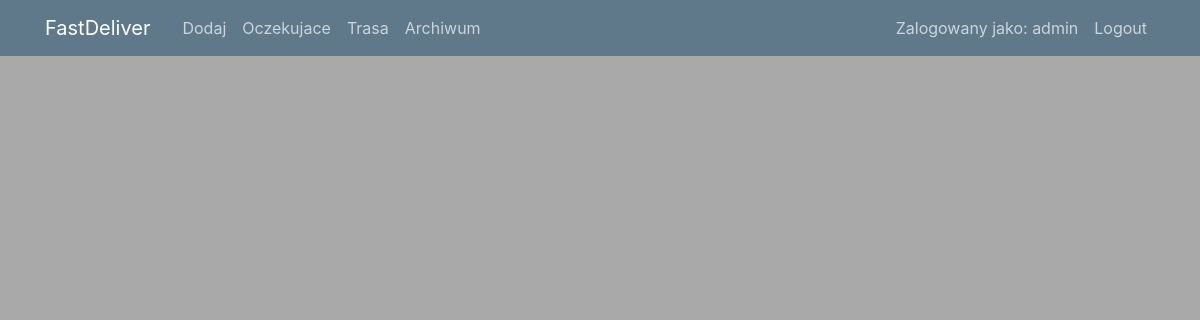
The app's page /post/trasa/ (signed in), older data.
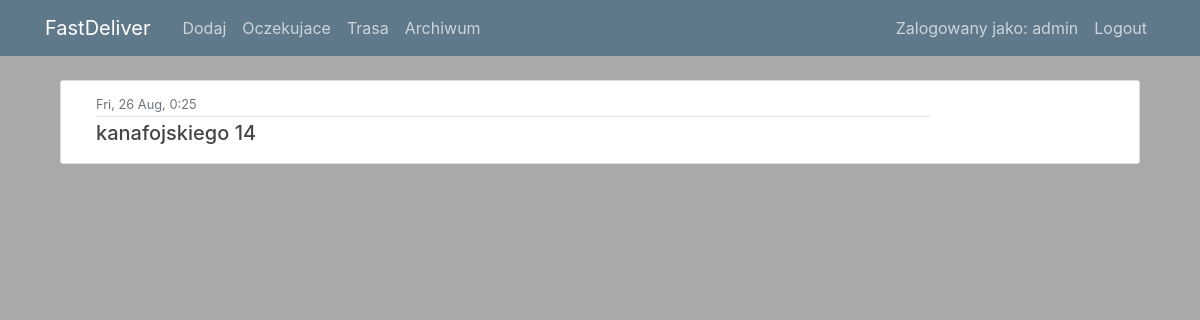
The same page, newer data.
### posts/models.py (models this page shows, shortened)
class Post(models.Model):
    id = models.AutoField(primary_key=True)
    date = models.DateTimeField(default=timezone.now)
    no_of_likes = models.CharField(max_length=50, null = True, blank=True)
    adres = models.CharField(max_length=50, null = False)
    choose_payment = (
        ('karta','Karta'),
        ('gotowka','Gotowka'),
        ('zaplacone','Zaplacone')
    )
    payment = models.CharField(max_length=10, choices=choose_payment, default='zaplacone')
    amount = models.CharField(max_length=5, null = False)
    phone = models.CharField(max_length=13, null = False,default="+48")
    comment = models.CharField(max_length=200, null=True, blank=True)
    choose_platform = (
        ('uber','Uber'),
        ('rest','Rest'),
        ('glovo','Glovo'),
        ('tel','Tel')
    )
    platform = models.CharField(max_length=5, choices=choose_platform, default='glovo')
    oczekujace = models.BooleanField(default=True)
    trasa = models.BooleanField(default=False)
    zakonczone = models.BooleanField(default=False)
    class Meta:
        ordering = ['date']

### posts/views.py (the view)
# urls.py: path('post/trasa/', PostListView_trasa.as_view(), name='posts-trasa'),
class PostListView_trasa(LoginRequiredMixin, ListView):
    model = Post
    template_name = 'posts/trasa.html'  # <posts>/<model>_<viewtype>.html
    login_url = '/login/'
    context_object_name = 'posts'

### posts/templates/posts/trasa.html (shortened to what this page needs)
{% extends "posts/base.html" %}
{% load static %}
{% block content %}
    {% for post in posts %}
    {% if post.trasa %}
        <article class="media content-section">
          <div class="col-sm-10">
            <div class="article-metadata">
              <small class="text-muted">{{ post.date|date:"D, d M, G:i" }}</small>
            </div>
            <h5><a class="article-title" href="{% url 'post-detail' post.id %}">{{ post.adres }}</a> </h5>
          </div>
        </article>
    {% endif %}
    {% endfor %}
{% endblock content %}

Row changes from the older to the newer data that the page shows:
added Post: date "Fri, 26 Aug, 0:25", adres "kanafojskiego 14"
